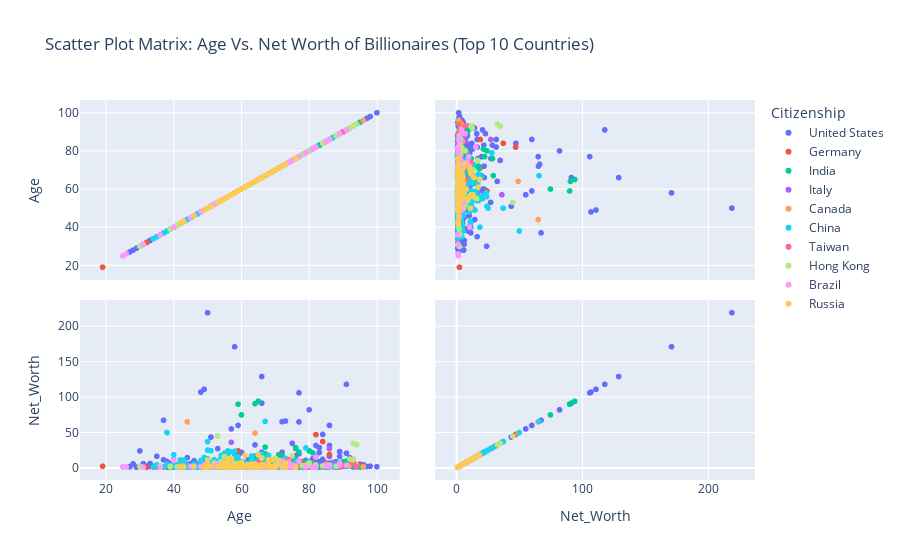

Notebook code cell kept with this figure:
### Code cell
# Create the scatter plot matrix (click on a label to remove that plot from the graph, its interactive)

fig = px.scatter_matrix(data, dimensions=['Age', 'Net_Worth'], color='Citizenship',
    title='Scatter Plot Matrix: Age Vs. Net Worth of Billionaires (Top 10 Countries)')

iplot(fig)

### Figure 1 — Plotly figure (JSON) as saved in the notebook; plotly's stock layout.template omitted (floating-point values rounded to 4 significant figures; data arrays with more than 128 entries replaced by an {"elided": "..."} marker saying what was removed)
{"data": [{"dimensions": [{"axis": {"matches": true}, "label": "Age", "values": {"elided": "729 int values"}}, {"axis": {"matches": true}, "label": "Net_Worth", "values": {"elided": "729 float values"}}], "hovertemplate": "Citizenship=United States<br>%{xaxis.title.text}=%{x}<br>%{yaxis.title.text}=%{y}<extra></extra>", "legendgroup": "United States", "marker": {"color": "#636efa", "symbol": "circle"}, "name": "United States", "showlegend": true, "type": "splom"}, {"dimensions": [{"axis": {"matches": true}, "label": "Age", "values": [60, 62, 35, 44, 72, 75, 59, 57, 71, 81, 71, 82, 39, 59, 71, 76, 50, 34, 59, 70, 65, 84, 75, 66, 74, 82, 60, 42, 57, 77, 56, 58, 69, 58, 78, 78, 66, 70, 19, 65, 53, 49, 63, 78, 82, 43, 95, 80, 48, 45, 43, 49, 70, 57, 68, 89, 70, 82, 43, 57, 74, 69, 53, 67, 38, 86, 58, 46, 80, 39, 77, 62, 75, 88, 55, 55, 57, 42, 67, 84, 70, 78, 82, 45, 62, 76, 78, 69, 55, 58, 57, 55, 39, 60, 56, 88, 43, 74, 55, 79, 75, 54, 87, 72, 55, 65, 80, 67, 70, 32, 47, 64]}, {"axis": {"matches": true}, "label": "Net_Worth", "values": [2.2, 1.5, 1.5, 2.8, 11.9, 6.4, 1.5, 5.8, 4.0, 5.3, 18.7, 4.8, 1.5, 1.8, 1.4, 1.7, 3.6, 1.1, 24.3, 5.8, 1.2, 3.0, 2.3, 9.9, 3.1, 4.7, 1.0, 1.3, 1.5, 6.9, 5.3, 3.3, 5.8, 3.3, 7.9, 3.8, 2.0, 5.8, 2.4, 2.9, 1.7, 1.7, 4.9, 4.0, 2.3, 3.3, 4.2, 1.2, 1.0, 2.7, 1.8, 3.3, 2.4, 5.8, 1.9, 2.3, 1.0, 47.1, 1.2, 4.4, 5.7, 4.3, 1.1, 1.7, 1.2, 19.0, 3.8, 2.5, 5.2, 1.3, 2.4, 1.2, 1.6, 1.7, 1.1, 20.7, 1.2, 1.0, 1.2, 37.3, 3.7, 4.2, 3.9, 1.5, 1.8, 5.6, 8.9, 1.0, 1.8, 5.8, 8.1, 2.2, 1.0, 2.6, 1.1, 4.0, 1.3, 1.4, 6.5, 3.5, 8.9, 10.9, 4.0, 11.9, 3.3, 1.6, 2.0, 3.0, 3.1, 1.2, 1.1, 1.4]}], "hovertemplate": "Citizenship=Germany<br>%{xaxis.title.text}=%{x}<br>%{yaxis.title.text}=%{y}<extra></extra>", "legendgroup": "Germany", "marker": {"color": "#EF553B", "symbol": "circle"}, "name": "Germany", "showlegend": true, "type": "splom"}, {"dimensions": [{"axis": {"matches": true}, "label": "Age", "values": {"elided": "238 int values"}}, {"axis": {"matches": true}, "label": "Net_Worth", "values": {"elided": "238 float values"}}], "hovertemplate": "Citizenship=India<br>%{xaxis.title.text}=%{x}<br>%{yaxis.title.text}=%{y}<extra></extra>", "legendgroup": "India", "marker": {"color": "#00cc96", "symbol": "circle"}, "name": "India", "showlegend": true, "type": "splom"}, {"dimensions": [{"axis": {"matches": true}, "label": "Age", "values": [62, 85, 76, 86, 44, 46, 82, 52, 79, 72, 68, 84, 50, 86, 87, 68, 65, 50, 87, 81, 76, 69, 48, 66, 86, 57, 59, 54, 84, 68, 57, 62, 76, 68, 53, 76, 79, 81, 79, 63, 76, 87, 85, 82, 60, 44, 81, 68, 74, 60]}, {"axis": {"matches": true}, "label": "Net_Worth", "values": [1.3, 7.1, 4.2, 3.2, 1.3, 2.1, 1.2, 1.3, 3.8, 4.0, 2.0, 1.5, 1.3, 27.3, 1.9, 1.4, 3.8, 1.3, 7.8, 1.9, 2.8, 1.7, 1.4, 3.5, 2.7, 36.2, 1.5, 2.6, 2.7, 1.7, 1.2, 3.1, 1.5, 1.4, 3.8, 4.0, 3.9, 2.1, 5.4, 1.5, 1.7, 2.0, 3.7, 4.4, 3.0, 1.5, 1.5, 1.5, 1.4, 1.4]}], "hovertemplate": "Citizenship=Italy<br>%{xaxis.title.text}=%{x}<br>%{yaxis.title.text}=%{y}<extra></extra>", "legendgroup": "Italy", "marker": {"color": "#ab63fa", "symbol": "circle"}, "name": "Italy", "showlegend": true, "type": "splom"}, {"dimensions": [{"axis": {"matches": true}, "label": "Age", "values": [35, 49, 42, 75, 58, 60, 62, 73, 93, 60, 56, 76, 55, 70, 79, 62, 78, 48, 43, 42, 57, 41, 51, 81, 70, 59, 65, 67, 72, 71, 90, 36, 50, 50, 85, 64, 65, 65, 48, 71, 81, 65, 58, 94, 63, 53, 89, 71, 61, 60, 44, 72, 73, 92, 56, 80, 62, 94, 72, 96, 71]}, {"axis": {"matches": true}, "label": "Net_Worth", "values": [3.5, 1.4, 4.0, 1.1, 2.9, 3.1, 2.9, 1.3, 12.2, 1.8, 4.6, 1.8, 3.3, 4.7, 1.6, 3.0, 1.6, 2.5, 2.8, 4.0, 2.8, 5.0, 2.0, 2.7, 2.8, 1.7, 2.5, 4.2, 1.8, 1.1, 2.5, 2.1, 1.1, 1.1, 4.8, 49.2, 2.5, 5.3, 5.3, 2.0, 3.3, 2.0, 8.4, 3.3, 5.0, 2.1, 1.8, 3.2, 1.5, 4.5, 65.0, 8.4, 5.0, 4.0, 1.5, 1.6, 1.2, 4.1, 2.3, 1.8, 10.9]}], "hovertemplate": "Citizenship=Canada<br>%{xaxis.title.text}=%{x}<br>%{yaxis.title.text}=%{y}<extra></extra>", "legendgroup": "Canada", "marker": {"color": "#FFA15A", "symbol": "circle"}, "name": "Canada", "showlegend": true, "type": "splom"}, {"dimensions": [{"axis": {"matches": true}, "label": "Age", "values": {"elided": "516 int values"}}, {"axis": {"matches": true}, "label": "Net_Worth", "values": {"elided": "516 float values"}}], "hovertemplate": "Citizenship=China<br>%{xaxis.title.text}=%{x}<br>%{yaxis.title.text}=%{y}<extra></extra>", "legendgroup": "China", "marker": {"color": "#19d3f3", "symbol": "circle"}, "name": "China", "showlegend": true, "type": "splom"}, {"dimensions": [{"axis": {"matches": true}, "label": "Age", "values": [69, 64, 86, 76, 74, 71, 81, 71, 72, 81, 65, 68, 65, 81, 65, 73, 66, 72, 79, 67, 71, 93, 80, 72, 69, 68, 90, 60, 65, 72, 65, 63, 75, 69, 67, 65, 94, 89, 72, 90, 81, 65, 86, 54, 63, 75, 77]}, {"axis": {"matches": true}, "label": "Net_Worth", "values": [5.1, 5.1, 1.7, 1.4, 11.7, 3.0, 2.2, 5.4, 2.1, 1.2, 1.2, 1.6, 1.6, 1.9, 4.7, 2.5, 1.2, 3.3, 2.3, 1.6, 6.9, 7.2, 1.2, 5.9, 2.4, 2.5, 2.1, 2.7, 2.8, 5.0, 4.9, 1.4, 2.8, 1.6, 3.0, 7.8, 2.0, 1.4, 1.0, 2.7, 3.2, 1.1, 2.1, 4.7, 1.9, 1.4, 2.4]}], "hovertemplate": "Citizenship=Taiwan<br>%{xaxis.title.text}=%{x}<br>%{yaxis.title.text}=%{y}<extra></extra>", "legendgroup": "Taiwan", "marker": {"color": "#FF6692", "symbol": "circle"}, "name": "Taiwan", "showlegend": true, "type": "splom"}, {"dimensions": [{"axis": {"matches": true}, "label": "Age", "values": [70, 72, 54, 61, 70, 70, 63, 50, 88, 70, 53, 36, 73, 58, 65, 69, 30, 64, 94, 84, 49, 92, 73, 73, 57, 58, 80, 86, 93, 60, 62, 59, 65, 54, 93, 55, 80, 74, 56, 71, 57, 64, 52, 55, 52, 58, 86, 56, 72, 36, 70, 61, 55, 79, 68, 61, 75, 78, 75, 57, 52, 82, 39, 41]}, {"axis": {"matches": true}, "label": "Net_Worth", "values": [1.2, 1.1, 5.7, 2.8, 13.6, 3.3, 1.0, 5.8, 2.4, 4.4, 44.8, 1.5, 6.6, 4.5, 3.3, 1.0, 2.2, 1.4, 32.6, 2.8, 2.2, 12.6, 3.2, 1.6, 13.2, 5.8, 7.2, 1.7, 11.6, 5.0, 1.6, 3.2, 1.6, 9.0, 34.8, 1.9, 4.0, 8.1, 2.2, 5.4, 2.8, 1.0, 7.1, 4.7, 1.5, 6.3, 3.5, 1.4, 2.0, 2.8, 1.9, 3.0, 16.1, 3.6, 1.3, 2.0, 3.6, 3.4, 17.0, 1.6, 2.3, 4.1, 2.3, 1.5]}], "hovertemplate": "Citizenship=Hong Kong<br>%{xaxis.title.text}=%{x}<br>%{yaxis.title.text}=%{y}<extra></extra>", "legendgroup": "Hong Kong", "marker": {"color": "#B6E880", "symbol": "circle"}, "name": "Hong Kong", "showlegend": true, "type": "splom"}, {"dimensions": [{"axis": {"matches": true}, "label": "Age", "values": [26, 60, 72, 74, 69, 79, 52, 52, 62, 40, 62, 76, 50, 64, 65, 66, 69, 25, 67, 72, 67, 36, 82, 85, 73, 74, 72, 75, 81, 68, 91, 89, 72, 51, 64, 48, 60, 59, 31, 65, 49, 59, 82, 49, 77, 45, 66, 52, 76, 75, 74, 86, 68, 75, 59, 58, 55, 72, 70, 89, 53]}, {"axis": {"matches": true}, "label": "Net_Worth", "values": [1.5, 1.4, 3.3, 8.5, 1.1, 1.5, 1.8, 1.5, 1.5, 10.6, 1.9, 2.8, 4.3, 2.8, 1.8, 2.0, 1.3, 1.5, 3.3, 1.8, 1.3, 1.1, 15.4, 2.7, 1.0, 2.0, 2.6, 1.8, 1.1, 2.4, 4.1, 4.1, 2.3, 1.6, 1.3, 1.6, 1.8, 1.4, 1.1, 1.5, 4.3, 1.6, 1.3, 1.6, 9.8, 2.0, 1.2, 1.0, 1.4, 1.9, 1.7, 2.0, 2.0, 3.2, 4.8, 1.3, 5.1, 10.3, 1.4, 6.9, 5.8]}], "hovertemplate": "Citizenship=Brazil<br>%{xaxis.title.text}=%{x}<br>%{yaxis.title.text}=%{y}<extra></extra>", "legendgroup": "Brazil", "marker": {"color": "#FF97FF", "symbol": "circle"}, "name": "Brazil", "showlegend": true, "type": "splom"}, {"dimensions": [{"axis": {"matches": true}, "label": "Age", "values": [67, 66, 59, 56, 53, 73, 71, 57, 54, 49, 69, 58, 54, 64, 66, 57, 57, 60, 59, 62, 68, 70, 55, 55, 65, 59, 65, 61, 55, 49, 55, 55, 70, 61, 57, 50, 60, 54, 53, 64, 54, 54, 72, 69, 50, 56, 49, 66, 65, 43, 62, 50, 54, 49, 69, 56, 60, 57, 50, 58, 55, 56, 42, 73, 76, 68, 55, 56, 63, 46, 54, 61, 56, 51, 64, 68, 70, 63]}, {"axis": {"matches": true}, "label": "Net_Worth", "values": [4.3, 1.7, 1.9, 13.2, 1.5, 1.7, 10.5, 1.9, 3.2, 1.1, 11.3, 1.2, 1.7, 1.4, 5.0, 2.3, 11.8, 7.8, 1.4, 2.1, 4.6, 1.6, 6.9, 2.6, 1.1, 6.0, 18.4, 1.9, 1.2, 1.3, 1.2, 6.6, 1.7, 1.2, 1.3, 1.1, 2.1, 2.2, 1.7, 1.3, 2.0, 1.5, 1.5, 1.4, 11.1, 10.3, 1.6, 14.0, 1.0, 1.4, 4.8, 2.0, 1.4, 1.4, 1.3, 4.4, 1.2, 1.2, 3.1, 3.6, 1.1, 1.0, 1.4, 6.6, 1.2, 11.5, 1.3, 4.7, 1.6, 2.1, 1.5, 17.3, 1.1, 1.8, 5.5, 1.3, 1.3, 5.5]}], "hovertemplate": "Citizenship=Russia<br>%{xaxis.title.text}=%{x}<br>%{yaxis.title.text}=%{y}<extra></extra>", "legendgroup": "Russia", "marker": {"color": "#FECB52", "symbol": "circle"}, "name": "Russia", "showlegend": true, "type": "splom"}], "layout": {"dragmode": "select", "legend": {"title": {"text": "Citizenship"}, "tracegroupgap": 0}, "title": {"text": "Scatter Plot Matrix: Age Vs. Net Worth of Billionaires (Top 10 Countries)"}}}
